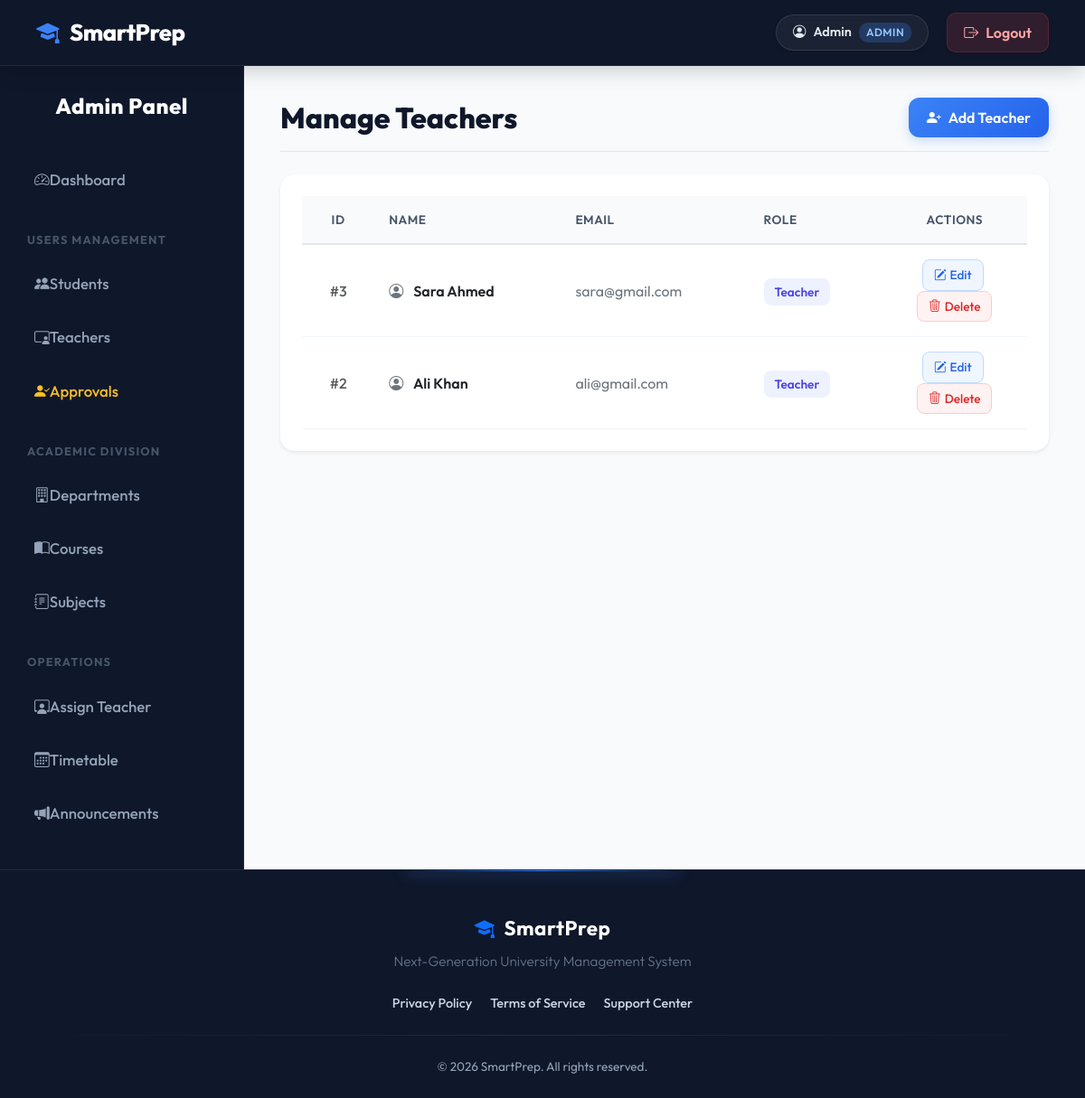
The app's page /admin/manage_teachers.php (signed in) with its own data.
### tables this page shows
CREATE TABLE users (
    id INT AUTO_INCREMENT PRIMARY KEY,
    name VARCHAR(100),
    email VARCHAR(100) UNIQUE,
    password VARCHAR(255),
    role ENUM('admin','teacher','student'),
    status VARCHAR(20) DEFAULT 'approved'
);

### includes/db.php (called while the page is built, shortened)
<?php
require_once __DIR__ . '/../config.php';
function db() {
    static $pdoInstance = null;
    if ($pdoInstance === null) {
        global $pdo;
        $pdoInstance = $pdo;
    }
    return $pdoInstance;
}
function fetchAll($query, $params = []) {
    $stmt = db()->prepare($query);
    $stmt->execute($params);
    return $stmt->fetchAll();
}
?>

### admin/manage_teachers.php (the view, shortened to what this page needs)
<?php
require_once '../config.php';
require_once '../includes/db.php';
$teachers = fetchAll("SELECT * FROM users WHERE role = 'teacher' ORDER BY id DESC");
require_once '../includes/header.php';
?>
<?php require_once '../includes/sidebar_admin.php'; ?>
<div class="dash-header">
    <h2 class="dash-title">Manage Teachers</h2>
    <a href="add_teacher.php" class="btn-action-primary">
        <i class="bi bi-person-plus-fill"></i> Add Teacher
    </a>
</div>
<div class="card p-4 border-0 shadow-sm">
    <div class="table-responsive">
        <table class="table table-hover align-middle mb-0">
            <thead>
                <tr>
                    <th width="10%" class="text-center">ID</th>
                    <th>Name</th>
                    <th>Email</th>
                    <th>Role</th>
                    <th width="20%" class="text-center">Actions</th>
                </tr>
            </thead>
            <tbody>
                <?php if ($teachers): ?>
                    <?php foreach ($teachers as $teacher): ?>
                        <tr>
                            <td class="text-center text-muted fw-medium">#<?= $teacher['id'] ?></td>
                            <td class="fw-semibold text-dark">
                                <i class="bi bi-person-circle text-secondary me-2"></i>
                                <?= htmlspecialchars($teacher['name']) ?>
                            </td>
                            <td class="text-secondary"><?= htmlspecialchars($teacher['email']) ?></td>
                            <td><span class="badge-role">Teacher</span></td>
                            <td class="text-center gap-2">
                                <a href="edit_teacher.php?id=<?= $teacher['id'] ?>" class="text-decoration-none action-btn action-btn-edit d-inline-flex align-items-center me-1">
                                    <i class="bi bi-pencil-square me-1"></i> Edit
                                </a>
                                <a href="?delete=<?= $teacher['id'] ?>" class="text-decoration-none action-btn action-btn-delete d-inline-flex align-items-center" onclick="return confirm('Delete this teacher?')">
                                    <i class="bi bi-trash3 me-1"></i> Delete
                                </a>
                            </td>
                        </tr>
                    <?php endforeach; ?>
                <?php else: ?>
                    <tr>
                        <td colspan="5" class="text-center text-muted py-4">No teachers found. Click 'Add Teacher' to create an account.</td>
                    </tr>
                <?php endif; ?>
            </tbody>
        </table>
    </div>
</div>
<?php
echo "</div></div>";
require_once '../includes/footer.php';
?>

### includes/header.php (style rules this page uses)
body { margin: 0; background: #f8fafc; font-family: 'Outfit', sans-serif; color: #1e293b; display: flex; flex-direction: column; min-height: 100vh; }
.card { border-radius: 16px; border: 1px solid rgba(0,0,0,0.03); box-shadow: 0 10px 25px rgba(0,0,0,0.02); background: #ffffff; transition: box-shadow 0.3s ease; }
.table { border-collapse: separate; border-spacing: 0; width: 100%; }
.table thead th { background: #f8fafc; color: #475569; font-weight: 600; text-transform: uppercase; font-size: 0.85rem; letter-spacing: 0.5px; border-bottom: 2px solid #e2e8f0; padding: 16px; border-top: none; }
.table tbody td { padding: 16px; vertical-align: middle; color: #334155; border-bottom: 1px solid #f1f5f9; }

### admin/manage_teachers.php (style rules this page uses)
.dash-header { display: flex; justify-content: space-between; align-items: center; margin-bottom: 25px; padding-bottom: 15px; border-bottom: 1px solid #e2e8f0; }
.dash-title { font-weight: 800; color: #0f172a; font-size: 2rem; margin: 0; }
.btn-action-primary { background: linear-gradient(135deg, #3b82f6 0%, #2563eb 100%); color: white; font-weight: 600; padding: 10px 20px; border-radius: 12px; border: none; box-shadow: 0 4px 12px rgba(59, 130, 246, 0.25); transition: all 0.2s ease; text-decoration: none; display: inline-flex; align-items: center; gap: 8px; }
.action-btn { padding: 6px 12px; border-radius: 8px; font-weight: 500; font-size: 0.85rem; transition: all 0.2s; }
.action-btn-edit { background: #eff6ff; color: #2563eb; border: 1px solid #bfdbfe; }
.action-btn-delete { background: #fef2f2; color: #dc2626; border: 1px solid #fecaca; }
.badge-role { background: #eef2ff; color: #4f46e5; padding: 6px 12px; border-radius: 8px; font-weight: 600; font-size: 0.85rem; }

### records on screen
users: id "3", name "Sara Ahmed", email "sara@gmail.com"
users: id "2", name "Ali Khan", email "ali@gmail.com"

### other values on screen
APP_NAME "SmartPrep"
$_SESSION['name'] "Admin"
$_SESSION['role'] "ADMIN"
